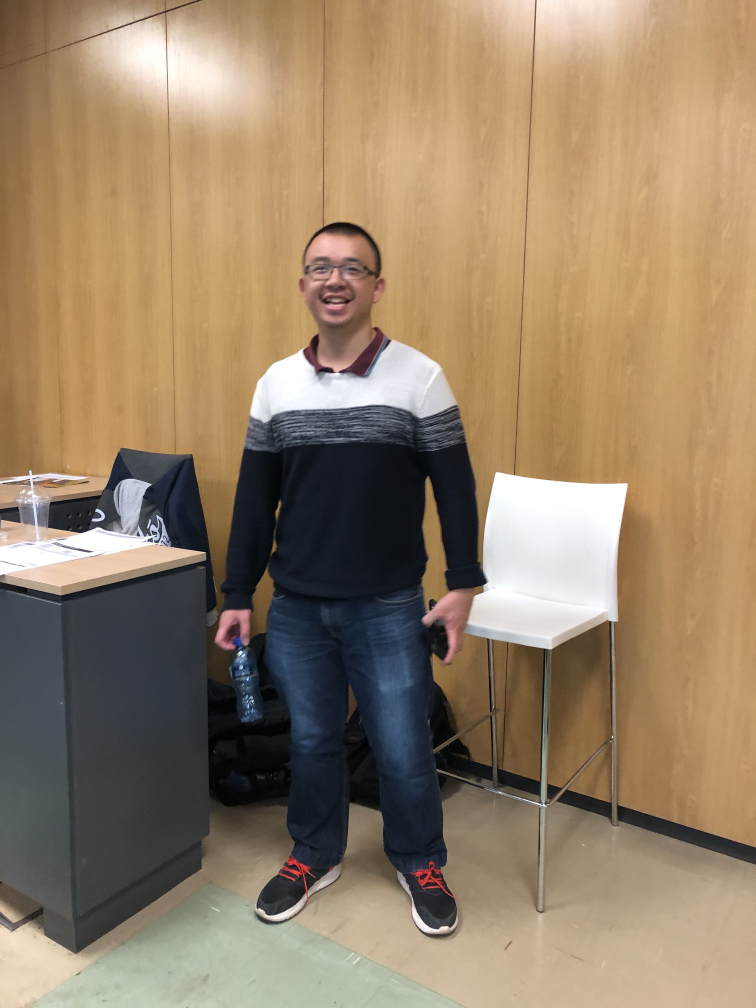
#> input picture images/jiahao.jpeg, 3024 x 4032 px (shown at 1/4 size)
$ jupyter execute --allow-errors 'Person detection.ipynb'   (older library calls are emulated)
#> lines starting #> are read from the running program, lines starting #| are printed output that depends on the picture
# COMS4030 - Adaptive Computation and Machine Learning Project
# Person Detection using Histograms of Oriented Gradients and a Linear SVM
# Nishai Kooverjee (1354477)

[cell 1]
import numpy as np
import cv2
import matplotlib.pyplot as plt
from skimage.feature import hog
from cvxopt import matrix, solvers
import pandas as pd
import h5py
from os import listdir
from sklearn.utils import shuffle
from sklearn.metrics import confusion_matrix, accuracy_score, precision_score, recall_score
from bokeh.plotting import figure
from bokeh.io import output_notebook, show, push_notebook
import time

## Preliminary stuff
### Image samples

[cell 2]
jiahao = cv2.imread('images/jiahao.jpeg')
#> jiahao is the input picture: shape (4032, 3024, 3); mean B, G, R 104.1, 129.4, 150.2
jiahao = cv2.cvtColor(jiahao, cv2.COLOR_BGR2RGB)
jiahao = np.float32(jiahao) / 255.0

wall = cv2.imread('images/wall.jpeg')
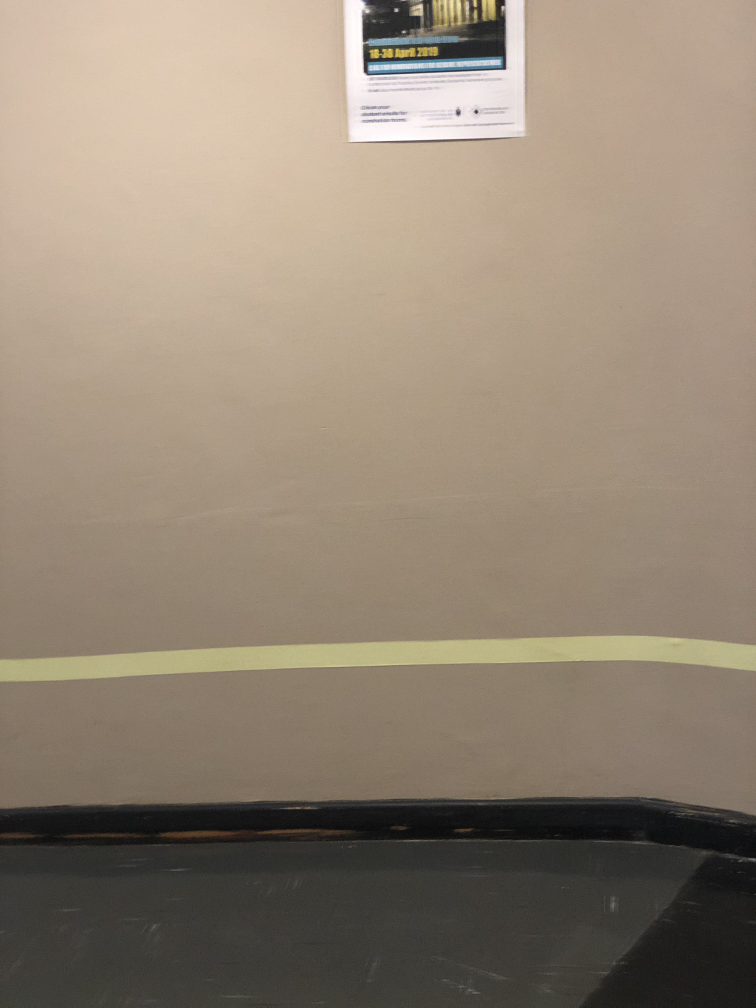
#> input picture images/wall.jpeg, 3024 x 4032 px (shown at 1/4 size)
#> wall is the input picture: shape (4032, 3024, 3); mean B, G, R 116.2, 132.8, 146.6
wall = cv2.cvtColor(wall, cv2.COLOR_BGR2RGB)
wall = np.float32(wall) / 255.0

plt.figure(figsize=(12,9))
plt.subplot(1,2,1)
plt.axis('off')
plt.title('Positive sample (person in image)')
plt.imshow(jiahao)
plt.subplot(1,2,2)
plt.axis('off')
plt.title('Negative sample (no person in image)')
plt.imshow(wall)
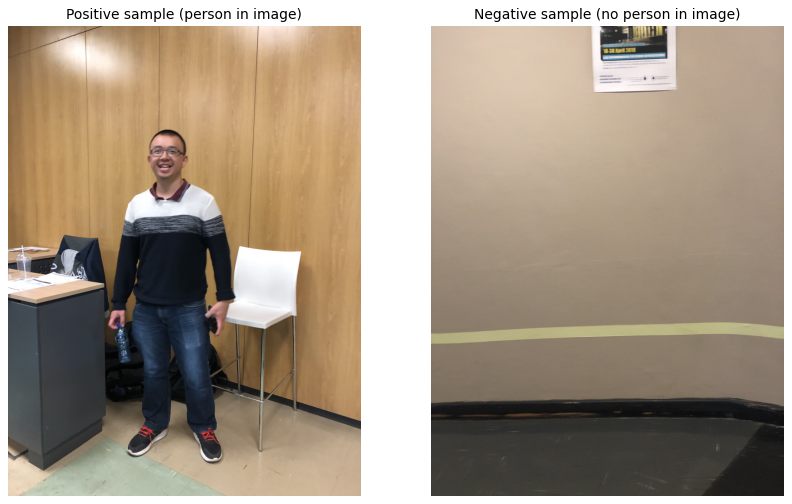
#> figure drawn by matplotlib, 2 panels

### Combined horizontal and vertical Sobel filter

[cell 3]
jiahao = cv2.imread('images/pos/pos_1.jpeg')
#> (the rest of this cell did not finish here and is left out)

### Histogram of Oriented Gradients

[cell 4]
tile = cv2.imread('images/tile.jpeg')
#> (the rest of this cell did not finish here and is left out)

#> (a cell that did not finish here is left out)

## Dealing with data
### Loading images with corresponding labels & extracting features using HOG

[cell 6]
def load_data():
    """
    Loads images

    returns:
        xs: set of RGB images [np array]
        ys: set of corresponding labels (-1: no person; 1: person) [np array]
    """
    posx = []
    for i in sorted(listdir('images/pos')):
        if i[0] != '.':
            img = cv2.imread('images/pos/{}'.format(i))
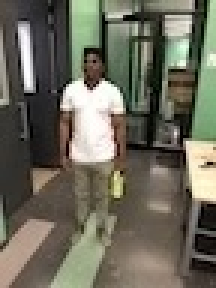
#> input picture images/pos/pos_10.jpeg, 72 x 96 px (shown 3 times larger)
#> img is the input picture: shape (96, 72, 3); mean B, G, R 92, 106.1, 108.4
            img = cv2.cvtColor(img, cv2.COLOR_BGR2RGB)
            posx.append(img)
    posy = np.ones((len(posx),))
#> posy = [1]

    negx = []
    for i in sorted(listdir('images/neg')):
        if i[0] != '.':
            img = cv2.imread('images/neg/{}'.format(i))
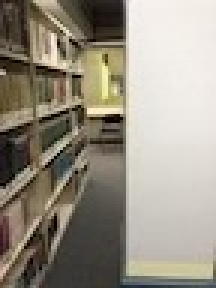
#> input picture images/neg/neg_100.jpeg, 72 x 96 px (shown 3 times larger)
#> img is the input picture: shape (96, 72, 3); mean B, G, R 131.5, 144.9, 151.6
            img = cv2.cvtColor(img, cv2.COLOR_BGR2RGB)
            negx.append(img)
    negy = -np.ones((len(negx),))
#> negy = [-1]

    xs = np.array(posx + negx)
    ys = np.hstack((posy, negy))
#> ys = [1, -1]
    return xs, ys


def extract_features(xs, directions=8, block_size=8, show_progress=True):
    """
    Given a set of images, a set of their corresponding HOG descriptors are returned

    params:
        xs: set of RGB images [np array]
        directions: number of orientation directions to consider (default: 8) [integer]
        block_size: number of pixels in each image block (default: 12) [integer]
    returns:
        features: set with corresponding HOG features for each image [np array]
        hog_imgs: set with corresponding HOG image representations [np array]
    """
#> called with xs = array of shape (2, 96, 72, 3), directions = 8, block_size = 8, show_progress = True
    features = []; hog_imgs = []
    progress = 0
    for i in xs:
        fd, hi = hog(i, orientations=directions, pixels_per_cell=(block_size, block_size), cells_per_block=(1, 1), visualize=True, block_norm='L2-Hys')
        features.append(fd)
        hog_imgs.append(hi)
        progress += 1
        if progress % 150 == 0:
            print('{} images completed'.format(progress))
#> this loop made 1 pass
#> after the loop, features = []; hog_imgs = []; progress = 0

    return np.array(features), np.array(hog_imgs)

[cell 7]
x, y = load_data()

#> (a cell that did not finish here is left out)

#> (a cell that did not finish here is left out)

### Shuffling data for random sampling

[cell 10]
images, labels = shuffle(x, y, random_state=3)
#> labels = [-1, 1]

The images and correspoinding labels are shuffled above.

Below, the first 100 samples are selected and displayed with their labels. It is evident that this shuffling is useful for mixing the positive and negative samples.

[cell 11]
plt.figure(figsize=(15,15))
for x_,y_, i in zip(images[:100], labels[:100], np.arange(100)):
    plt.subplot(10,10,i+1)
    plt.imshow(x_)
    plt.title(y_)
    plt.axis('off')
#> this loop made 2 passes
#> (y_, i) on passes 1 to 2: (-1, 0), (1, 1)
